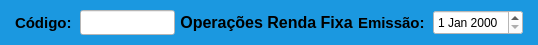
     <widget class="QWidget" name="widget" native="true">
      <property name="minimumSize">
       <size>
        <width>0</width>
        <height>45</height>
       </size>
      </property>
      <property name="maximumSize">
       <size>
        <width>16777215</width>
        <height>45</height>
       </size>
      </property>
      <property name="styleSheet">
       <string notr="true">background-color: rgb(27, 152, 224);</string>
      </property>
      <layout class="QHBoxLayout" name="horizontalLayout">
       <property name="spacing">
        <number>5</number>
       </property>
       <property name="leftMargin">
        <number>15</number>
       </property>
       <property name="topMargin">
        <number>5</number>
       </property>
       <property name="rightMargin">
        <number>15</number>
       </property>
       <property name="bottomMargin">
        <number>5</number>
       </property>
       <item>
        <widget class="QLabel" name="label_4">
         <property name="minimumSize">
          <size>
           <width>60</width>
           <height>0</height>
          </size>
         </property>
         <property name="maximumSize">
          <size>
           <width>60</width>
           <height>16777215</height>
          </size>
         </property>
         <property name="font">
          <font>
           <pointsize>11</pointsize>
           <weight>75</weight>
           <bold>true</bold>
          </font>
         </property>
         <property name="text">
          <string>Código:</string>
         </property>
         <property name="alignment">
          <set>Qt::AlignLeading|Qt::AlignLeft|Qt::AlignVCenter</set>
         </property>
        </widget>
       </item>
       <item>
        <widget class="QLineEdit" name="line_Num">
         <property name="sizePolicy">
          <sizepolicy hsizetype="Preferred" vsizetype="Preferred">
           <horstretch>0</horstretch>
           <verstretch>0</verstretch>
          </sizepolicy>
         </property>
         <property name="minimumSize">
          <size>
           <width>95</width>
           <height>25</height>
          </size>
         </property>
         <property name="maximumSize">
          <size>
           <width>95</width>
           <height>25</height>
          </size>
         </property>
         <property name="font">
          <font>
           <pointsize>9</pointsize>
          </font>
         </property>
         <property name="styleSheet">
          <string notr="true">background-color: rgb(255, 255, 255);</string>
         </property>
         <property name="inputMask">
          <string/>
         </property>
         <property name="text">
          <string/>
         </property>
         <property name="frame">
          <bool>true</bool>
         </property>
         <property name="echoMode">
          <enum>QLineEdit::Normal</enum>
         </property>
         <property name="alignment">
          <set>Qt::AlignCenter</set>
         </property>
         <property name="dragEnabled">
          <bool>false</bool>
         </property>
         <property name="placeholderText">
          <string/>
         </property>
        </widget>
       </item>
       <item>
        <widget class="QLabel" name="label_titulo">
         <property name="font">
          <font>
           <pointsize>12</pointsize>
           <weight>75</weight>
           <bold>true</bold>
          </font>
         </property>
         <property name="text">
          <string>Operações Renda Fixa</string>
         </property>
         <property name="alignment">
          <set>Qt::AlignCenter</set>
         </property>
        </widget>
       </item>
       <item>
        <widget class="QLabel" name="label">
         <property name="minimumSize">
          <size>
           <width>70</width>
           <height>0</height>
          </size>
         </property>
         <property name="maximumSize">
          <size>
           <width>70</width>
           <height>16777215</height>
          </size>
         </property>
         <property name="font">
          <font>
           <pointsize>11</pointsize>
           <weight>75</weight>
           <bold>true</bold>
          </font>
         </property>
         <property name="text">
          <string>Emissão:</string>
         </property>
        </widget>
       </item>
       <item>
        <widget class="QDateEdit" name="date_Emissao">
         <property name="sizePolicy">
          <sizepolicy hsizetype="Preferred" vsizetype="Preferred">
           <horstretch>0</horstretch>
           <verstretch>0</verstretch>
          </sizepolicy>
         </property>
         <property name="minimumSize">
          <size>
           <width>90</width>
           <height>25</height>
          </size>
         </property>
         <property name="maximumSize">
          <size>
           <width>90</width>
           <height>25</height>
          </size>
         </property>
         <property name="font">
          <font>
           <pointsize>9</pointsize>
           <weight>50</weight>
           <bold>false</bold>
          </font>
         </property>
         <property name="styleSheet">
          <string notr="true">background-color: rgb(255, 255, 255);</string>
         </property>
        </widget>
       </item>
      </layout>
     </widget>
